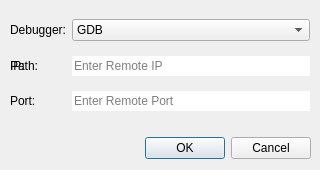
<?xml version="1.0" encoding="UTF-8"?>
<ui version="4.0">
 <class>RemoteDebugDialog</class>
 <widget class="QDialog" name="RemoteDebugDialog">
  <property name="windowModality">
   <enum>Qt::NonModal</enum>
  </property>
  <property name="geometry">
   <rect>
    <x>0</x>
    <y>0</y>
    <width>320</width>
    <height>170</height>
   </rect>
  </property>
  <property name="windowTitle">
   <string notr="true">Remote debugging configuration</string>
  </property>
  <widget class="QWidget" name="gridLayoutWidget">
   <property name="geometry">
    <rect>
     <x>10</x>
     <y>10</y>
     <width>300</width>
     <height>110</height>
    </rect>
   </property>
   <layout class="QGridLayout" name="gridLayout">
    <item row="0" column="0">
     <widget class="QLabel" name="debugText">
      <property name="text">
       <string>Debugger:</string>
      </property>
     </widget>
    </item>
    <item row="0" column="1">
     <widget class="QComboBox" name="debuggerCombo">
      <item>
       <property name="text">
        <string>GDB</string>
       </property>
      </item>
      <item>
       <property name="text">
        <string>WinDbg - Pipe</string>
       </property>
      </item>
     </widget>
    </item>
    <item row="1" column="0">
     <widget class="QLabel" name="ipText">
      <property name="text">
       <string>IP:</string>
      </property>
     </widget>
    </item>
    <item row="1" column="1">
     <widget class="QLineEdit" name="ipEdit">
      <property name="maximumSize">
       <size>
        <width>382</width>
        <height>16777215</height>
       </size>
      </property>
      <property name="inputMask">
       <string notr="true"/>
      </property>
      <property name="text">
       <string notr="true"/>
      </property>
      <property name="frame">
       <bool>false</bool>
      </property>
      <property name="placeholderText">
       <string notr="true"/>
      </property>
     </widget>
    </item>
    <item row="2" column="0">
     <widget class="QLabel" name="portText">
      <property name="text">
       <string>Port:</string>
      </property>
     </widget>
    </item>
    <item row="2" column="1">
     <widget class="QLineEdit" name="portEdit">
      <property name="maximumSize">
       <size>
        <width>382</width>
        <height>16777215</height>
       </size>
      </property>
      <property name="inputMask">
       <string notr="true"/>
      </property>
      <property name="text">
       <string notr="true"/>
      </property>
      <property name="frame">
       <bool>false</bool>
      </property>
      <property name="placeholderText">
       <string>Enter Remote Port</string>
      </property>
     </widget>
    </item>
    <item row="1" column="0">
     <widget class="QLabel" name="pathText">
      <property name="text">
       <string>Path:</string>
      </property>
     </widget>
    </item>
    <item row="1" column="1">
     <widget class="QLineEdit" name="pathEdit">
      <property name="maximumSize">
       <size>
        <width>382</width>
        <height>16777215</height>
       </size>
      </property>
      <property name="inputMask">
       <string notr="true"/>
      </property>
      <property name="text">
       <string notr="true"/>
      </property>
      <property name="frame">
       <bool>false</bool>
      </property>
      <property name="placeholderText">
       <string>Enter Remote IP</string>
      </property>
     </widget>
    </item>
   </layout>
  </widget>
  <widget class="QWidget" name="verticalLayoutWidget">
   <property name="geometry">
    <rect>
     <x>10</x>
     <y>130</y>
     <width>301</width>
     <height>36</height>
    </rect>
   </property>
   <layout class="QVBoxLayout" name="verticalLayout">
    <item>
     <widget class="QDialogButtonBox" name="buttonBox">
      <property name="orientation">
       <enum>Qt::Horizontal</enum>
      </property>
      <property name="standardButtons">
       <set>QDialogButtonBox::Cancel|QDialogButtonBox::Ok</set>
      </property>
     </widget>
    </item>
   </layout>
  </widget>
 </widget>
 <resources/>
 <connections>
  <connection>
   <sender>buttonBox</sender>
   <signal>accepted()</signal>
   <receiver>RemoteDebugDialog</receiver>
   <slot>accept()</slot>
   <hints>
    <hint type="sourcelabel">
     <x>248</x>
     <y>234</y>
    </hint>
    <hint type="destinationlabel">
     <x>157</x>
     <y>274</y>
    </hint>
   </hints>
  </connection>
  <connection>
   <sender>buttonBox</sender>
   <signal>rejected()</signal>
   <receiver>RemoteDebugDialog</receiver>
   <slot>reject()</slot>
   <hints>
    <hint type="sourcelabel">
     <x>316</x>
     <y>240</y>
    </hint>
    <hint type="destinationlabel">
     <x>286</x>
     <y>254</y>
    </hint>
   </hints>
  </connection>
 </connections>
</ui>
